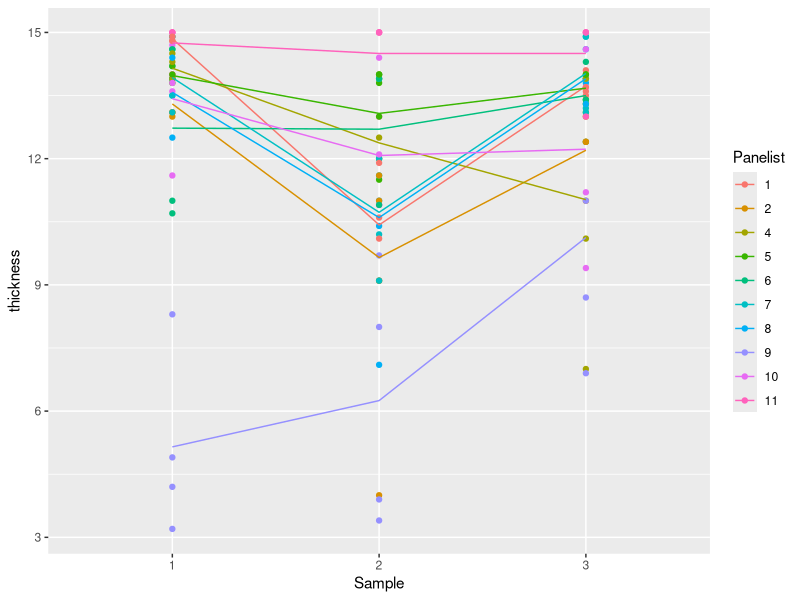
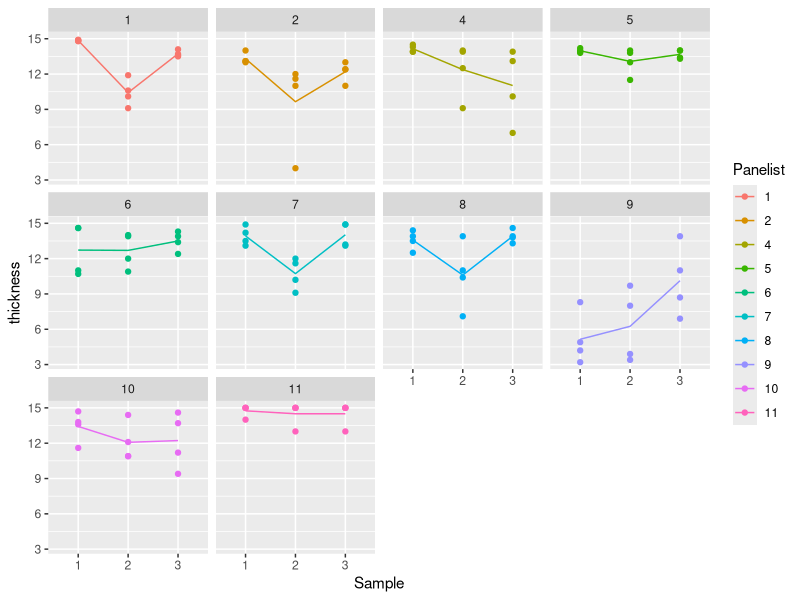
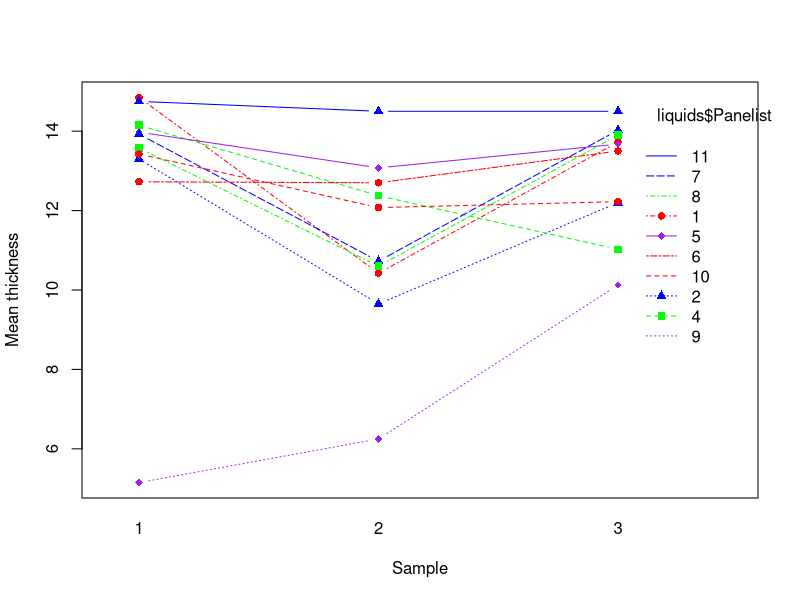

Source code (R) for these figures, in order:
#Discussion 6 (2-way ANOVA with interaction) -----------------------------
library(readxl)
liquids <- read_excel("Week 6/liquids.xlsx")

# Making Factors, Factors -------------------------------------------------
#Since we are looking at categorical predictors we need to have that reflected in the code
library(tidyverse)
str(liquids) #Check the structure of the data
liquids[,c(1:4)] <- lapply(liquids[,c(1:4)], as.factor)
str(liquids) #Check the structure again


# ANOVA -------------------------------------------------------------------
# Refresher - 1-way ANOVA
model1 <- lm(thickness~Sample, data = liquids)
anova(model1)

# 2-way ANOVA
model2 <- lm(thickness~Sample+Panelist, liquids)
anova(model2)

# 2-way ANOVA with interaction
model2int <- lm(thickness~Sample*Panelist, liquids)
anova(model2int)




# Visualizing interactions ------------------------------------------------
library(ggplot2)
a <- 
  liquids %>% 
  ggplot(aes(x=Sample, y=thickness, group=Panelist, color=Panelist)) + 
  geom_point() +
  stat_summary(aes(y = thickness, group=Panelist, color=Panelist), fun=mean, geom="line")
a
#Separating Data by panelist using facet_wrap function
a1 <- a + facet_wrap(~Panelist)
a1

#Using interaction function to create interaction plot
interaction.plot(x.factor = liquids$Sample,
                 trace.factor = liquids$Panelist,
                 response = liquids$thickness,
                 fun = mean,
                 type = "b",
                 col = c("red","blue","green","purple"),
                 pch = c(16,17,15,18),
                 xlab = "Sample",
                 ylab = "Mean thickness",
                 legend = TRUE)
